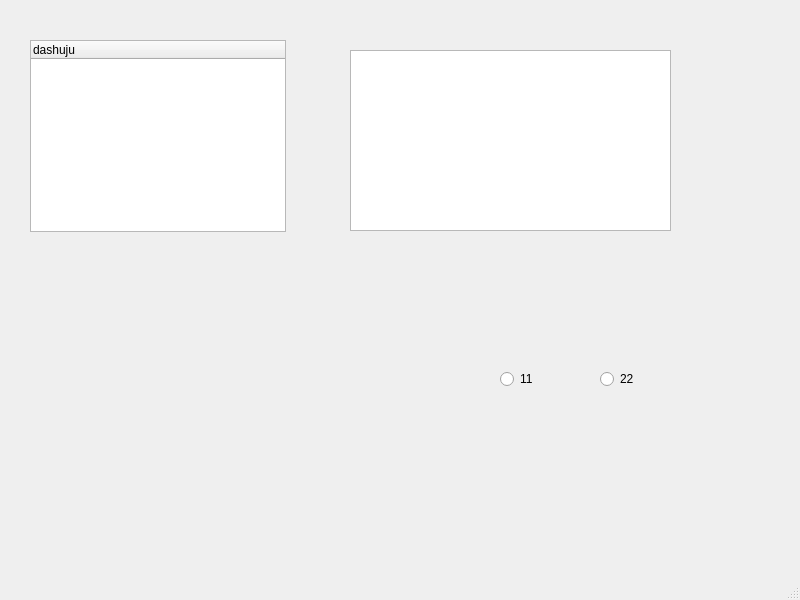
<?xml version="1.0" encoding="UTF-8"?>
<ui version="4.0">
 <class>MainWindow</class>
 <widget class="QMainWindow" name="MainWindow">
  <property name="geometry">
   <rect>
    <x>0</x>
    <y>0</y>
    <width>800</width>
    <height>600</height>
   </rect>
  </property>
  <property name="windowTitle">
   <string>MainWindow</string>
  </property>
  <widget class="QWidget" name="centralwidget">
   <widget class="QTreeWidget" name="treeWidget">
    <property name="geometry">
     <rect>
      <x>30</x>
      <y>40</y>
      <width>256</width>
      <height>192</height>
     </rect>
    </property>
    <column>
     <property name="text">
      <string>dashuju</string>
     </property>
    </column>
   </widget>
   <widget class="QPlainTextEdit" name="xml_text">
    <property name="geometry">
     <rect>
      <x>350</x>
      <y>50</y>
      <width>321</width>
      <height>181</height>
     </rect>
    </property>
   </widget>
   <widget class="QCustomPlot" name="widget" native="true">
    <property name="geometry">
     <rect>
      <x>60</x>
      <y>270</y>
      <width>181</width>
      <height>261</height>
     </rect>
    </property>
   </widget>
   <widget class="QRadioButton" name="radioButton">
    <property name="geometry">
     <rect>
      <x>500</x>
      <y>370</y>
      <width>91</width>
      <height>18</height>
     </rect>
    </property>
    <property name="text">
     <string>11</string>
    </property>
    <attribute name="buttonGroup">
     <string notr="true">buttonGroup</string>
    </attribute>
   </widget>
   <widget class="QRadioButton" name="radioButton_2">
    <property name="geometry">
     <rect>
      <x>600</x>
      <y>370</y>
      <width>91</width>
      <height>18</height>
     </rect>
    </property>
    <property name="text">
     <string>22</string>
    </property>
    <attribute name="buttonGroup">
     <string notr="true">buttonGroup</string>
    </attribute>
   </widget>
  </widget>
  <widget class="QMenuBar" name="menubar">
   <property name="geometry">
    <rect>
     <x>0</x>
     <y>0</y>
     <width>800</width>
     <height>22</height>
    </rect>
   </property>
  </widget>
  <widget class="QStatusBar" name="statusbar"/>
 </widget>
 <customwidgets>
  <customwidget>
   <class>QCustomPlot</class>
   <extends>QWidget</extends>
   <header location="global">qcustomplot.h</header>
   <container>1</container>
  </customwidget>
 </customwidgets>
 <resources/>
 <connections/>
 <buttongroups>
  <buttongroup name="buttonGroup"/>
 </buttongroups>
</ui>
